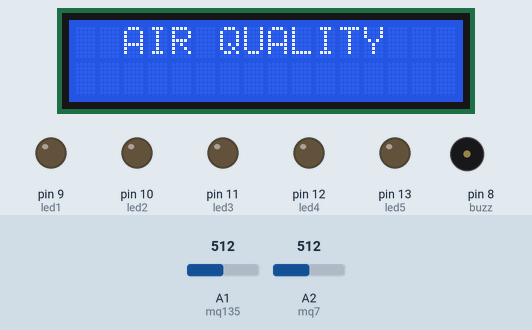
This sketch was run on a simulated Arduino Uno, built with avr-gcc and run on an emulated ATmega328P. Parts: 16×2 character LCD, output pins drawn as LEDs (lit = HIGH), buzzer (waves = sounding, pin HIGH). The test bench sets the inputs (shaded band); at power-on: A2 (mq7) = 512, A1 (mq135) = 512. What the sketch prints to the serial monitor is not drawn.

Above: at 0.1 s.
4.3 s: A2 (mq7) set to 230
At 12.6 s:
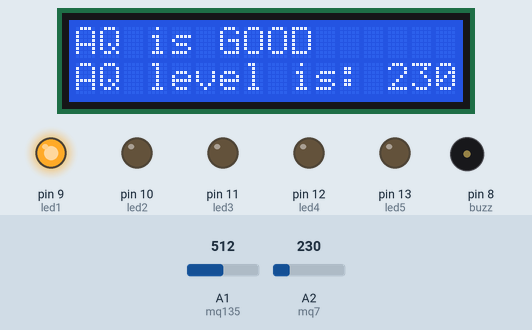
13.5 s: A2 (mq7) set to 211
At 16.4 s:
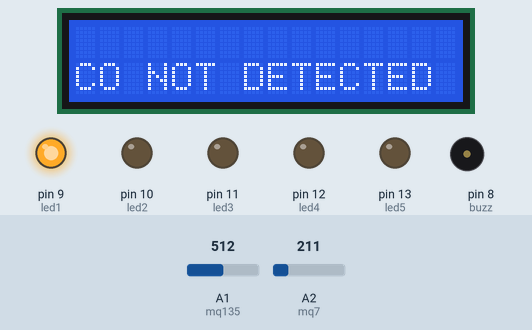
20.2 s: A1 (mq135) set to 486
At 21.4 s:
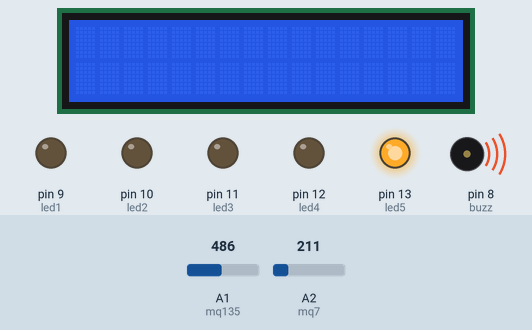
31.6 s: A1 (mq135) set to 216
At 42.5 s:
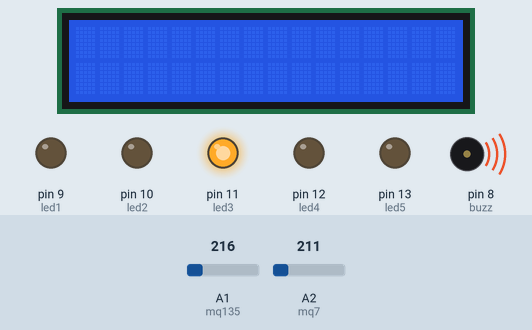
43.5 s: A1 (mq135) set to 201
At 49.4 s:
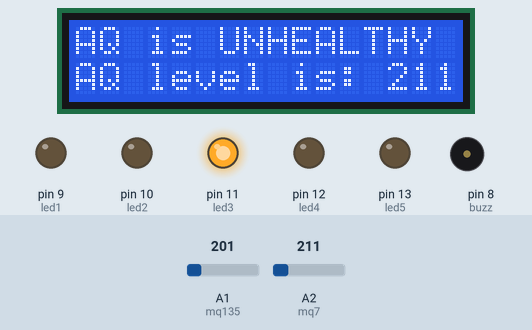
52.6 s: A1 (mq135) set to 122
At 57.4 s:
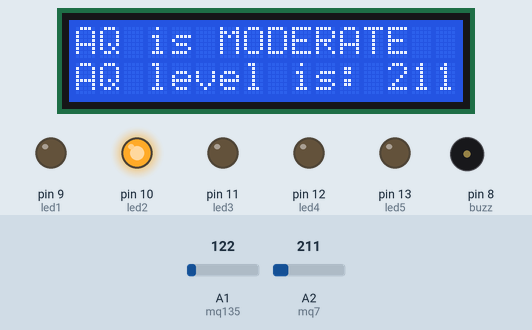
Timing chart, 0 to 58.9 s (numbered marks = the images above; inputs shaded):
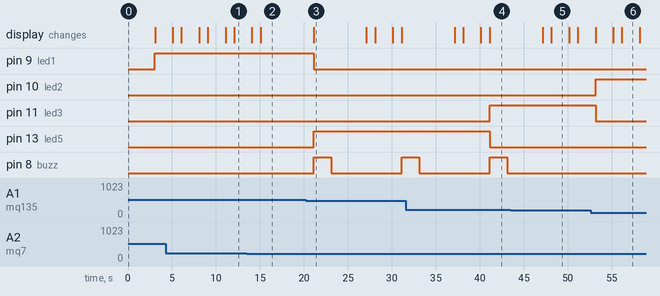

Measured:
- the behaviour switches between 220 and 219 on A2 (mq7) (found by bisection; images 1 and 2)
- the behaviour switches between 500 and 499 on A1 (mq135) (found by bisection; images 2 and 3)
- the behaviour switches between 202 and 201 on A1 (mq135) (found by bisection; images 4 and 5)
- after the input at 13.5 s, the display: first differs from a run without the input after 1.6 s (image 2)
- after the input at 20.2 s, pin 9 (led1): HIGH → LOW after 0.91 s; pin 13 (led5): LOW → HIGH after 0.91 s; pin 8 (buzz): LOW → HIGH after 0.91 s, → LOW 2.0 s later, → HIGH 8.0 s later; the display: changes after 0.91 s (image 3)
- after the input at 31.6 s, pin 11 (led3): LOW → HIGH after 9.5 s; pin 13 (led5): HIGH → LOW after 9.5 s
- after the input at 43.5 s, pin 8 (buzz): stays LOW (without the input it goes to HIGH after 7.7 s)
- after the input at 52.6 s, pin 10 (led2): LOW → HIGH after 0.56 s; pin 11 (led3): HIGH → LOW after 0.56 s; the display: first changes after 0.57 s (image 6 shows a later state)

The sketch:

air_qulity_sensors_arduino.ino
```cpp
#include<LiquidCrystal.h>
LiquidCrystal lcd(2,3,4,5,6,7);
int mq135=A1;
int mq7=A2;
int buzz=8;
int led1=9,led2=10,led3=11,led4=12,led5=13;
void setup() {
  lcd.begin(16,2);
  pinMode(mq135,INPUT);
   pinMode(mq7,INPUT);
   pinMode(buzz,OUTPUT);digitalWrite(buzz,0);
    pinMode(led1,OUTPUT);digitalWrite(led1,0);
     pinMode(led2,OUTPUT);digitalWrite(led2,0);
      pinMode(led3,OUTPUT);digitalWrite(led3,0);
       pinMode(led4,OUTPUT);digitalWrite(led4,0);
        pinMode(led5,OUTPUT);digitalWrite(led5,0);
        lcd.setCursor(2,0);
        lcd.print("AIR QUALITY");
  Serial.begin(9600);
  Serial.println("AIR QUQLITY");
        delay(3000);
}

void loop() {
  int mq135_val=analogRead(mq135);
  int mq7_val=analogRead(mq7);
  Serial.println(mq7_val);
  lcd.clear();
  if((0<mq135_val)&&(mq135_val<100)||(mq7_val>=220))
  {
    digitalWrite(led1,1);
    digitalWrite(led2,0);
    digitalWrite(led3,0);
    digitalWrite(led4,0);
    digitalWrite(led5,0);
    lcd.setCursor(0,0);
    lcd.print("AQ level is: ");
    lcd.print(mq135_val);
        lcd.clear();
    delay(2000);
    lcd.setCursor(0,0);
    lcd.print("AQ is GOOD");
    Serial.print("MQ-135 level is: ");
    Serial.println(mq135_val);
    Serial.println("GREEN LED IS ON");
    delay(1000);

    lcd.setCursor(0,1);
    lcd.print("AQ level is: ");
    lcd.print(mq7_val);
  delay(2000);
  lcd.setCursor(0,1);
  lcd.print("CO IS DETECTED  ");
     Serial.print("MQ-7 level is: ");
  Serial.println(mq7_val);
  Serial.println("CO IS DETECTED");
  delay(1000);
  }
else if((101<mq135_val)&&(mq135_val<200)||(mq7_val>=220))
  {
    digitalWrite(led1,0);
    digitalWrite(led2,1);
    digitalWrite(led3,0);
    digitalWrite(led4,0);
    digitalWrite(led5,0);
    lcd.setCursor(0,0);
    lcd.print("AQ level is: ");
    lcd.print(mq135_val);
    lcd.clear();
    delay(2000);
    lcd.setCursor(0,0);
    lcd.print("AQ is MODERATE");
  Serial.print("MQ-135 level is: ");
    Serial.println(mq135_val);
  Serial.println("YELLOW LED IS ON");
    delay(1000);

    lcd.setCursor(0,1);
    lcd.print("AQ level is: ");
    lcd.print(mq7_val);
  delay(2000);
  lcd.setCursor(0,1);
  lcd.print("CO IS DETECTED   ");
     Serial.print("MQ-7 level is: ");
  Serial.println(mq7_val);
  Serial.println("CO IS DETECTED");
  delay(1000);
  }
  else if((201<mq135_val)&&(mq135_val<300)||(mq7_val>=220))
  {
    digitalWrite(led1,0);
    digitalWrite(led2,0);
    digitalWrite(led3,1);
    digitalWrite(led4,0);
    digitalWrite(led5,0);
    digitalWrite(8,1);
    delay(2000);
        digitalWrite(8,0);
    delay(2000);
     lcd.setCursor(0,0);
    lcd.print("AQ level is: ");
    lcd.print(mq135_val);
    lcd.clear();
    delay(2000);
    lcd.setCursor(0,0);
    lcd.print("AQ is UNHEALTHY");
    Serial.print("MQ-135 level is: ");
    Serial.println(mq135_val);
    Serial.println("ORANGE LED IS ON");
    delay(1000);

    lcd.setCursor(0,1);
    lcd.print("AQ level is: ");
    lcd.print(mq7_val);
  delay(2000);
  lcd.setCursor(0,1);
  lcd.print("CO IS DETECTED   ");
     Serial.print("MQ-7 level is: ");
  Serial.println(mq7_val);
  Serial.println("CO IS DETECTED");
  delay(1000);
  }
  else if((301<mq135_val)&&(mq135_val<400)||(mq7_val>=220))
  {
    digitalWrite(led1,0);
    digitalWrite(led2,0);
    digitalWrite(led3,0);
    digitalWrite(led4,1);
    digitalWrite(led5,0);
        digitalWrite(8,1);
    delay(2000);
        digitalWrite(8,0);
    delay(2000);
     lcd.setCursor(0,0);
    lcd.print("AQ level is: ");
    lcd.print(mq135_val);
    lcd.clear();
    delay(2000);
    lcd.setCursor(0,0);
    lcd.print("AQ is VERTUNHEALTHY");
    Serial.print("MQ-135 level is: ");
    Serial.println(mq135_val);
    Serial.println("BLUE LED IS ON");
    delay(1000);

   lcd.setCursor(0,1);
    lcd.print("AQ level is: ");
    lcd.print(mq7_val);
  delay(2000);
  lcd.setCursor(0,1);
  lcd.print("CO IS DETECTED   ");
     Serial.print("MQ-7 level is: ");
  Serial.println(mq7_val);
  Serial.println("CO IS DETECTED");
  delay(1000);
  }
  else if((401<mq135_val)&&(mq135_val<500)||(mq7_val>=220))
  {
    digitalWrite(led1,0);
    digitalWrite(led2,0);
    digitalWrite(led3,0);
    digitalWrite(led4,0);
    digitalWrite(led5,1);
        digitalWrite(8,1);
    delay(2000);
        digitalWrite(8,0);
    delay(2000);
    lcd.setCursor(0,0);
    lcd.print("AQ level is: ");
    lcd.print(mq135_val);
    lcd.clear();
    delay(2000);
    lcd.setCursor(0,0);
    lcd.print("AQ is HAZARDOUS");
    Serial.print("MQ-135 level is: ");
    Serial.println(mq135_val);
    Serial.println("RED LED IS ON");
    delay(1000);

    lcd.setCursor(0,1);
    lcd.print("AQ level is: ");
    lcd.print(mq7_val);
  delay(2000);
  lcd.setCursor(0,1);
  lcd.print("CO IS DETECTED    ");
     Serial.print("MQ-7 level is: ");
  Serial.println(mq7_val);
  Serial.println("CO IS DETECTED");
  delay(1000);
  }

   //else if(mq7_val>=220){
      //lcd.clear();
  //lcd.setCursor(0,1);
  //lcd.print("CO IS DETECTED");
    // Serial.print("MQ-7 level is: ");
  //Serial.println(mq7_val);
  //Serial.println("CO IS DETECTED");
  //digitalWrite(8,1);
  //delay(2000);
 //}
  else
  {
      lcd.setCursor(0,1);
  lcd.print("CO NOT DETECTED");
   Serial.print("MQ-7 level is: ");
  Serial.println(mq7_val);
  Serial.println("CO NOT DETECTED");
    //digitalWrite(8,0);
  delay(2000);
  //delay(1000);
  }
}
```
